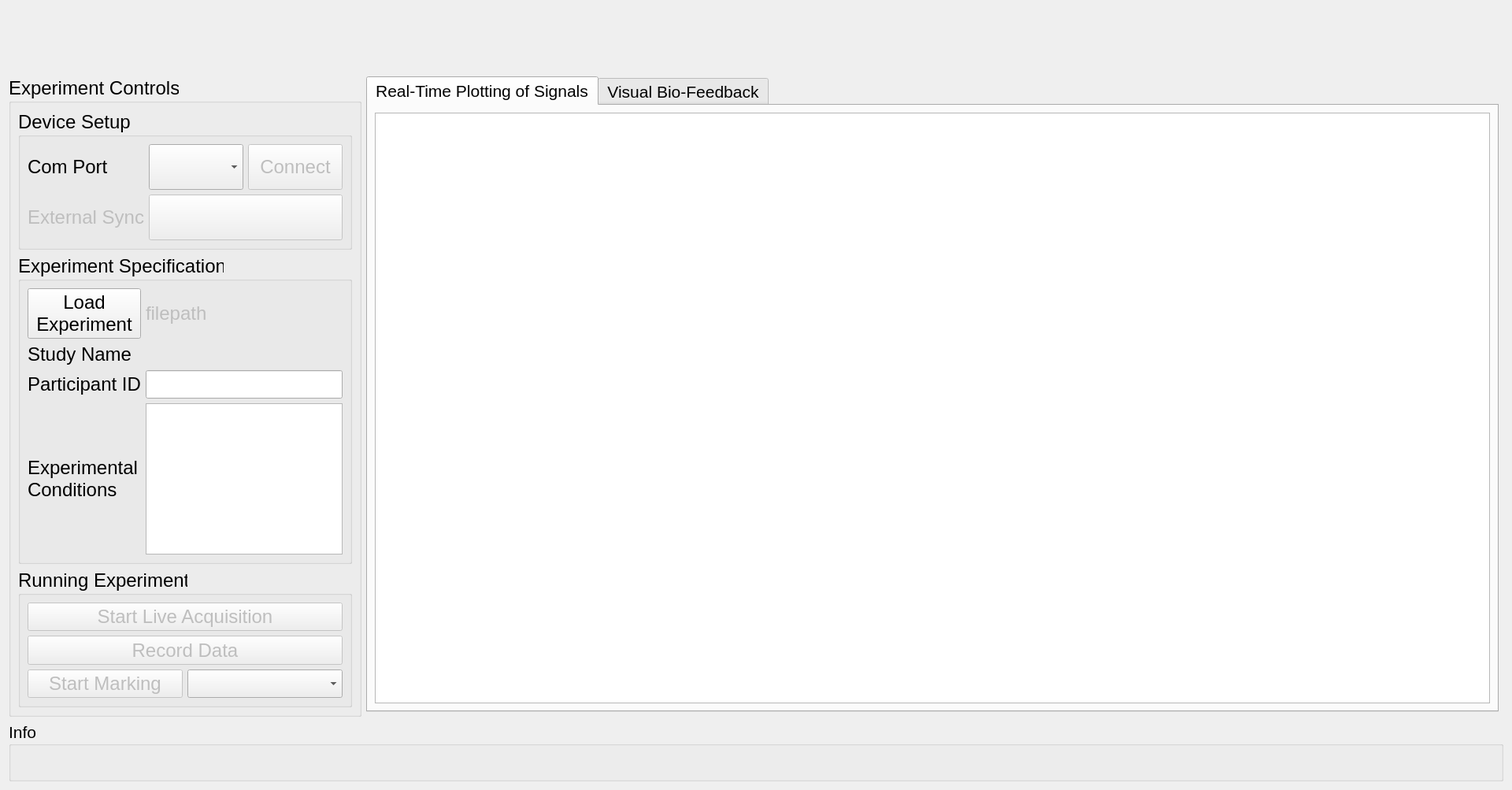
<?xml version="1.0" encoding="UTF-8"?>
<ui version="4.0">
 <class>PPG</class>
 <widget class="QWidget" name="PPG">
  <property name="geometry">
   <rect>
    <x>0</x>
    <y>0</y>
    <width>1920</width>
    <height>1003</height>
   </rect>
  </property>
  <property name="sizePolicy">
   <sizepolicy hsizetype="Expanding" vsizetype="Expanding">
    <horstretch>0</horstretch>
    <verstretch>0</verstretch>
   </sizepolicy>
  </property>
  <property name="windowTitle">
   <string>PPG</string>
  </property>
  <layout class="QGridLayout" name="gridLayout_2">
   <item row="2" column="0" rowspan="2">
    <widget class="QGroupBox" name="groupBox_3">
     <property name="sizePolicy">
      <sizepolicy hsizetype="Minimum" vsizetype="Minimum">
       <horstretch>0</horstretch>
       <verstretch>0</verstretch>
      </sizepolicy>
     </property>
     <property name="font">
      <font>
       <pointsize>18</pointsize>
      </font>
     </property>
     <property name="title">
      <string>Experiment Controls</string>
     </property>
     <layout class="QGridLayout" name="gridLayout_8">
      <item row="4" column="1">
       <widget class="QGroupBox" name="groupBox_7">
        <property name="sizePolicy">
         <sizepolicy hsizetype="Minimum" vsizetype="Preferred">
          <horstretch>0</horstretch>
          <verstretch>0</verstretch>
         </sizepolicy>
        </property>
        <property name="font">
         <font>
          <pointsize>18</pointsize>
         </font>
        </property>
        <property name="title">
         <string>Running Experiment</string>
        </property>
        <layout class="QGridLayout" name="gridLayout_7">
         <item row="3" column="0">
          <widget class="QPushButton" name="pushButton_Event">
           <property name="enabled">
            <bool>false</bool>
           </property>
           <property name="sizePolicy">
            <sizepolicy hsizetype="Preferred" vsizetype="Preferred">
             <horstretch>0</horstretch>
             <verstretch>0</verstretch>
            </sizepolicy>
           </property>
           <property name="maximumSize">
            <size>
             <width>350</width>
             <height>16777215</height>
            </size>
           </property>
           <property name="text">
            <string>Start Marking</string>
           </property>
          </widget>
         </item>
         <item row="1" column="0" colspan="2">
          <widget class="QPushButton" name="pushButton_start_live_acquisition">
           <property name="enabled">
            <bool>false</bool>
           </property>
           <property name="sizePolicy">
            <sizepolicy hsizetype="Minimum" vsizetype="Preferred">
             <horstretch>0</horstretch>
             <verstretch>0</verstretch>
            </sizepolicy>
           </property>
           <property name="maximumSize">
            <size>
             <width>450</width>
             <height>16777215</height>
            </size>
           </property>
           <property name="font">
            <font>
             <pointsize>18</pointsize>
            </font>
           </property>
           <property name="text">
            <string>Start Live Acquisition</string>
           </property>
          </widget>
         </item>
         <item row="2" column="0" colspan="2">
          <widget class="QPushButton" name="pushButton_record_data">
           <property name="enabled">
            <bool>false</bool>
           </property>
           <property name="sizePolicy">
            <sizepolicy hsizetype="Minimum" vsizetype="Preferred">
             <horstretch>0</horstretch>
             <verstretch>0</verstretch>
            </sizepolicy>
           </property>
           <property name="maximumSize">
            <size>
             <width>450</width>
             <height>16777215</height>
            </size>
           </property>
           <property name="font">
            <font>
             <pointsize>18</pointsize>
            </font>
           </property>
           <property name="text">
            <string>Record Data</string>
           </property>
          </widget>
         </item>
         <item row="3" column="1">
          <widget class="QComboBox" name="comboBox_event">
           <property name="sizePolicy">
            <sizepolicy hsizetype="Minimum" vsizetype="Preferred">
             <horstretch>0</horstretch>
             <verstretch>0</verstretch>
            </sizepolicy>
           </property>
          </widget>
         </item>
        </layout>
       </widget>
      </item>
      <item row="1" column="1">
       <widget class="QGroupBox" name="groupBox_4">
        <property name="sizePolicy">
         <sizepolicy hsizetype="Minimum" vsizetype="Preferred">
          <horstretch>0</horstretch>
          <verstretch>0</verstretch>
         </sizepolicy>
        </property>
        <property name="font">
         <font>
          <pointsize>18</pointsize>
         </font>
        </property>
        <property name="title">
         <string>Experiment Specification</string>
        </property>
        <layout class="QGridLayout" name="gridLayout_5">
         <item row="2" column="1">
          <widget class="QLineEdit" name="lineEdit_PID">
           <property name="sizePolicy">
            <sizepolicy hsizetype="Minimum" vsizetype="Preferred">
             <horstretch>0</horstretch>
             <verstretch>0</verstretch>
            </sizepolicy>
           </property>
           <property name="maximumSize">
            <size>
             <width>250</width>
             <height>16777215</height>
            </size>
           </property>
          </widget>
         </item>
         <item row="2" column="0">
          <widget class="QLabel" name="label_7">
           <property name="sizePolicy">
            <sizepolicy hsizetype="Minimum" vsizetype="Preferred">
             <horstretch>0</horstretch>
             <verstretch>0</verstretch>
            </sizepolicy>
           </property>
           <property name="maximumSize">
            <size>
             <width>200</width>
             <height>16777215</height>
            </size>
           </property>
           <property name="text">
            <string>Participant ID</string>
           </property>
          </widget>
         </item>
         <item row="0" column="0">
          <widget class="QPushButton" name="pushButton_exp_params">
           <property name="sizePolicy">
            <sizepolicy hsizetype="Minimum" vsizetype="Preferred">
             <horstretch>0</horstretch>
             <verstretch>0</verstretch>
            </sizepolicy>
           </property>
           <property name="maximumSize">
            <size>
             <width>200</width>
             <height>16777215</height>
            </size>
           </property>
           <property name="text">
            <string>Load 
Experiment</string>
           </property>
          </widget>
         </item>
         <item row="6" column="1">
          <widget class="QListWidget" name="listWidget_expConditions">
           <property name="enabled">
            <bool>true</bool>
           </property>
           <property name="sizePolicy">
            <sizepolicy hsizetype="Minimum" vsizetype="Preferred">
             <horstretch>0</horstretch>
             <verstretch>0</verstretch>
            </sizepolicy>
           </property>
           <property name="maximumSize">
            <size>
             <width>250</width>
             <height>16777215</height>
            </size>
           </property>
           <property name="font">
            <font>
             <pointsize>18</pointsize>
             <bold>false</bold>
            </font>
           </property>
           <property name="mouseTracking">
            <bool>true</bool>
           </property>
           <property name="editTriggers">
            <set>QAbstractItemView::CurrentChanged|QAbstractItemView::DoubleClicked|QAbstractItemView::EditKeyPressed|QAbstractItemView::SelectedClicked</set>
           </property>
           <property name="alternatingRowColors">
            <bool>true</bool>
           </property>
           <property name="spacing">
            <number>1</number>
           </property>
           <property name="viewMode">
            <enum>QListView::ListMode</enum>
           </property>
           <property name="selectionRectVisible">
            <bool>false</bool>
           </property>
           <property name="currentRow">
            <number>-1</number>
           </property>
           <property name="sortingEnabled">
            <bool>false</bool>
           </property>
          </widget>
         </item>
         <item row="6" column="0">
          <widget class="QLabel" name="label_3">
           <property name="sizePolicy">
            <sizepolicy hsizetype="Minimum" vsizetype="Preferred">
             <horstretch>0</horstretch>
             <verstretch>0</verstretch>
            </sizepolicy>
           </property>
           <property name="maximumSize">
            <size>
             <width>200</width>
             <height>16777215</height>
            </size>
           </property>
           <property name="font">
            <font>
             <pointsize>18</pointsize>
            </font>
           </property>
           <property name="text">
            <string>Experimental 
Conditions</string>
           </property>
          </widget>
         </item>
         <item row="0" column="1">
          <widget class="QLabel" name="label_params_file">
           <property name="enabled">
            <bool>false</bool>
           </property>
           <property name="sizePolicy">
            <sizepolicy hsizetype="Minimum" vsizetype="Preferred">
             <horstretch>0</horstretch>
             <verstretch>0</verstretch>
            </sizepolicy>
           </property>
           <property name="maximumSize">
            <size>
             <width>250</width>
             <height>16777215</height>
            </size>
           </property>
           <property name="text">
            <string>filepath</string>
           </property>
          </widget>
         </item>
         <item row="1" column="0">
          <widget class="QLabel" name="label_2">
           <property name="sizePolicy">
            <sizepolicy hsizetype="Minimum" vsizetype="Preferred">
             <horstretch>0</horstretch>
             <verstretch>0</verstretch>
            </sizepolicy>
           </property>
           <property name="maximumSize">
            <size>
             <width>200</width>
             <height>16777215</height>
            </size>
           </property>
           <property name="font">
            <font>
             <pointsize>18</pointsize>
            </font>
           </property>
           <property name="text">
            <string>Study Name</string>
           </property>
          </widget>
         </item>
         <item row="1" column="1">
          <widget class="QLabel" name="label_study_name">
           <property name="sizePolicy">
            <sizepolicy hsizetype="Minimum" vsizetype="Preferred">
             <horstretch>0</horstretch>
             <verstretch>0</verstretch>
            </sizepolicy>
           </property>
           <property name="maximumSize">
            <size>
             <width>250</width>
             <height>16777215</height>
            </size>
           </property>
           <property name="text">
            <string/>
           </property>
          </widget>
         </item>
        </layout>
       </widget>
      </item>
      <item row="0" column="1">
       <widget class="QGroupBox" name="groupBox_6">
        <property name="sizePolicy">
         <sizepolicy hsizetype="Minimum" vsizetype="Preferred">
          <horstretch>0</horstretch>
          <verstretch>0</verstretch>
         </sizepolicy>
        </property>
        <property name="font">
         <font>
          <pointsize>18</pointsize>
         </font>
        </property>
        <property name="title">
         <string>Device Setup</string>
        </property>
        <layout class="QGridLayout" name="gridLayout_6">
         <item row="1" column="0">
          <widget class="QLabel" name="label_10">
           <property name="sizePolicy">
            <sizepolicy hsizetype="Minimum" vsizetype="Preferred">
             <horstretch>0</horstretch>
             <verstretch>0</verstretch>
            </sizepolicy>
           </property>
           <property name="maximumSize">
            <size>
             <width>140</width>
             <height>16777215</height>
            </size>
           </property>
           <property name="font">
            <font>
             <pointsize>18</pointsize>
            </font>
           </property>
           <property name="text">
            <string>Com Port</string>
           </property>
          </widget>
         </item>
         <item row="1" column="1">
          <widget class="QComboBox" name="comboBox_comport">
           <property name="sizePolicy">
            <sizepolicy hsizetype="Minimum" vsizetype="Preferred">
             <horstretch>0</horstretch>
             <verstretch>0</verstretch>
            </sizepolicy>
           </property>
           <property name="maximumSize">
            <size>
             <width>200</width>
             <height>16777215</height>
            </size>
           </property>
           <property name="font">
            <font>
             <pointsize>18</pointsize>
            </font>
           </property>
          </widget>
         </item>
         <item row="1" column="2">
          <widget class="QPushButton" name="pushButton_connect">
           <property name="enabled">
            <bool>false</bool>
           </property>
           <property name="sizePolicy">
            <sizepolicy hsizetype="Minimum" vsizetype="Preferred">
             <horstretch>0</horstretch>
             <verstretch>0</verstretch>
            </sizepolicy>
           </property>
           <property name="maximumSize">
            <size>
             <width>150</width>
             <height>16777215</height>
            </size>
           </property>
           <property name="font">
            <font>
             <pointsize>18</pointsize>
            </font>
           </property>
           <property name="text">
            <string>Connect</string>
           </property>
          </widget>
         </item>
         <item row="3" column="1" colspan="2">
          <widget class="QPushButton" name="pushButton_sync">
           <property name="enabled">
            <bool>false</bool>
           </property>
           <property name="sizePolicy">
            <sizepolicy hsizetype="Minimum" vsizetype="Preferred">
             <horstretch>0</horstretch>
             <verstretch>0</verstretch>
            </sizepolicy>
           </property>
           <property name="maximumSize">
            <size>
             <width>350</width>
             <height>16777215</height>
            </size>
           </property>
           <property name="text">
            <string/>
           </property>
          </widget>
         </item>
         <item row="3" column="0">
          <widget class="QLabel" name="label_sync">
           <property name="enabled">
            <bool>false</bool>
           </property>
           <property name="sizePolicy">
            <sizepolicy hsizetype="Minimum" vsizetype="Preferred">
             <horstretch>0</horstretch>
             <verstretch>0</verstretch>
            </sizepolicy>
           </property>
           <property name="maximumSize">
            <size>
             <width>160</width>
             <height>16777215</height>
            </size>
           </property>
           <property name="text">
            <string>External Sync</string>
           </property>
          </widget>
         </item>
        </layout>
       </widget>
      </item>
     </layout>
    </widget>
   </item>
   <item row="5" column="0" colspan="3">
    <widget class="QGroupBox" name="groupBox_5">
     <property name="sizePolicy">
      <sizepolicy hsizetype="Preferred" vsizetype="Fixed">
       <horstretch>0</horstretch>
       <verstretch>0</verstretch>
      </sizepolicy>
     </property>
     <property name="minimumSize">
      <size>
       <width>0</width>
       <height>60</height>
      </size>
     </property>
     <property name="maximumSize">
      <size>
       <width>16777215</width>
       <height>80</height>
      </size>
     </property>
     <property name="font">
      <font>
       <pointsize>16</pointsize>
      </font>
     </property>
     <property name="title">
      <string>Info</string>
     </property>
     <layout class="QGridLayout" name="gridLayout_4">
      <item row="1" column="0">
       <widget class="QLabel" name="label_status">
        <property name="sizePolicy">
         <sizepolicy hsizetype="Expanding" vsizetype="Fixed">
          <horstretch>0</horstretch>
          <verstretch>0</verstretch>
         </sizepolicy>
        </property>
        <property name="maximumSize">
         <size>
          <width>16777215</width>
          <height>75</height>
         </size>
        </property>
        <property name="font">
         <font>
          <pointsize>16</pointsize>
         </font>
        </property>
        <property name="text">
         <string/>
        </property>
       </widget>
      </item>
     </layout>
    </widget>
   </item>
   <item row="0" column="0" colspan="3">
    <widget class="QLabel" name="label">
     <property name="sizePolicy">
      <sizepolicy hsizetype="Expanding" vsizetype="Fixed">
       <horstretch>0</horstretch>
       <verstretch>0</verstretch>
      </sizepolicy>
     </property>
     <property name="minimumSize">
      <size>
       <width>0</width>
       <height>80</height>
      </size>
     </property>
     <property name="font">
      <font>
       <pointsize>18</pointsize>
      </font>
     </property>
     <property name="text">
      <string/>
     </property>
     <property name="pixmap">
      <pixmap>banner.png</pixmap>
     </property>
     <property name="scaledContents">
      <bool>true</bool>
     </property>
     <property name="alignment">
      <set>Qt::AlignCenter</set>
     </property>
     <property name="margin">
      <number>-1</number>
     </property>
    </widget>
   </item>
   <item row="2" column="1">
    <widget class="QTabWidget" name="tabWidget">
     <property name="font">
      <font>
       <pointsize>16</pointsize>
      </font>
     </property>
     <property name="currentIndex">
      <number>0</number>
     </property>
     <widget class="QWidget" name="tab">
      <attribute name="title">
       <string>Real-Time Plotting of Signals</string>
      </attribute>
      <layout class="QGridLayout" name="gridLayout">
       <item row="0" column="0">
        <widget class="QGraphicsView" name="graphicsView">
         <property name="sizePolicy">
          <sizepolicy hsizetype="Expanding" vsizetype="Preferred">
           <horstretch>0</horstretch>
           <verstretch>0</verstretch>
          </sizepolicy>
         </property>
         <property name="font">
          <font>
           <pointsize>18</pointsize>
          </font>
         </property>
         <property name="acceptDrops">
          <bool>false</bool>
         </property>
         <property name="verticalScrollBarPolicy">
          <enum>Qt::ScrollBarAlwaysOff</enum>
         </property>
         <property name="horizontalScrollBarPolicy">
          <enum>Qt::ScrollBarAlwaysOff</enum>
         </property>
         <property name="sizeAdjustPolicy">
          <enum>QAbstractScrollArea::AdjustToContents</enum>
         </property>
         <property name="interactive">
          <bool>false</bool>
         </property>
        </widget>
       </item>
      </layout>
     </widget>
     <widget class="QWidget" name="tab_2">
      <attribute name="title">
       <string>Visual Bio-Feedback</string>
      </attribute>
      <layout class="QGridLayout" name="gridLayout_3">
       <item row="0" column="1">
        <widget class="QLabel" name="label_biofeedback">
         <property name="text">
          <string/>
         </property>
         <property name="scaledContents">
          <bool>true</bool>
         </property>
        </widget>
       </item>
       <item row="0" column="0">
        <widget class="QLabel" name="label_palette">
         <property name="sizePolicy">
          <sizepolicy hsizetype="Minimum" vsizetype="Preferred">
           <horstretch>0</horstretch>
           <verstretch>0</verstretch>
          </sizepolicy>
         </property>
         <property name="maximumSize">
          <size>
           <width>50</width>
           <height>16777215</height>
          </size>
         </property>
         <property name="text">
          <string/>
         </property>
         <property name="pixmap">
          <pixmap>color_bar.png</pixmap>
         </property>
        </widget>
       </item>
      </layout>
     </widget>
    </widget>
   </item>
  </layout>
 </widget>
 <resources/>
 <connections/>
</ui>
